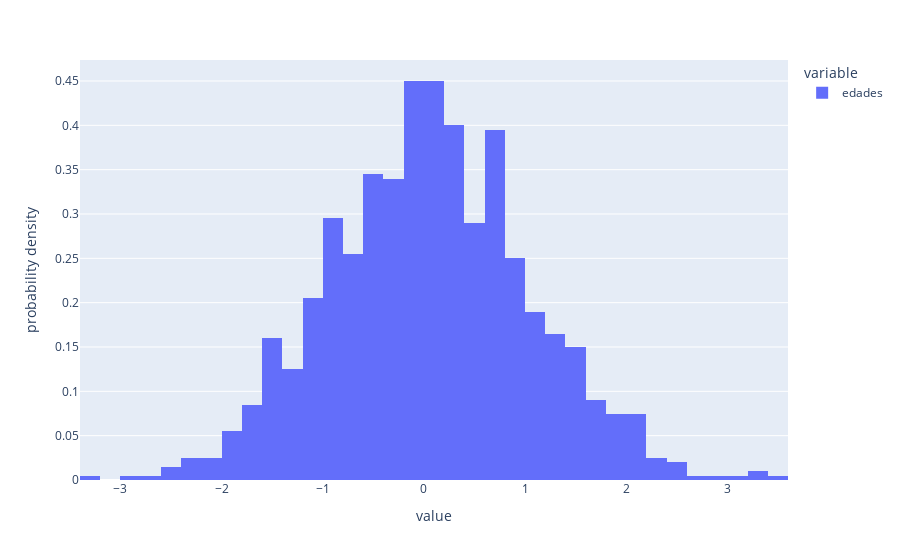

Notebook source saved alongside this figure:
### Markdown cell above
Y que tal con el diagrama de densidad

### Code cell
import plotly.express as px

fig_hist_density_3 = px.histogram(df_hist['edades'], histnorm='probability density')

fig_hist_density_3.show()

### Figure 1 — Plotly figure (JSON) as saved in the notebook; plotly's stock layout.template omitted (floating-point values rounded to 4 significant figures; data arrays with more than 128 entries replaced by an {"elided": "..."} marker saying what was removed)
{"data": [{"alignmentgroup": "True", "bingroup": "x", "histnorm": "probability density", "hovertemplate": "variable=edades<br>value=%{x}<br>probability density=%{y}<extra></extra>", "legendgroup": "edades", "marker": {"color": "#636efa", "pattern": {"shape": ""}}, "name": "edades", "offsetgroup": "edades", "orientation": "v", "showlegend": true, "type": "histogram", "x": {"elided": "1000 float values"}, "xaxis": "x", "yaxis": "y"}], "layout": {"barmode": "relative", "legend": {"title": {"text": "variable"}, "tracegroupgap": 0}, "margin": {"t": 60}, "xaxis": {"anchor": "y", "domain": [0, 1], "title": {"text": "value"}}, "yaxis": {"anchor": "x", "domain": [0, 1], "title": {"text": "probability density"}}}}
